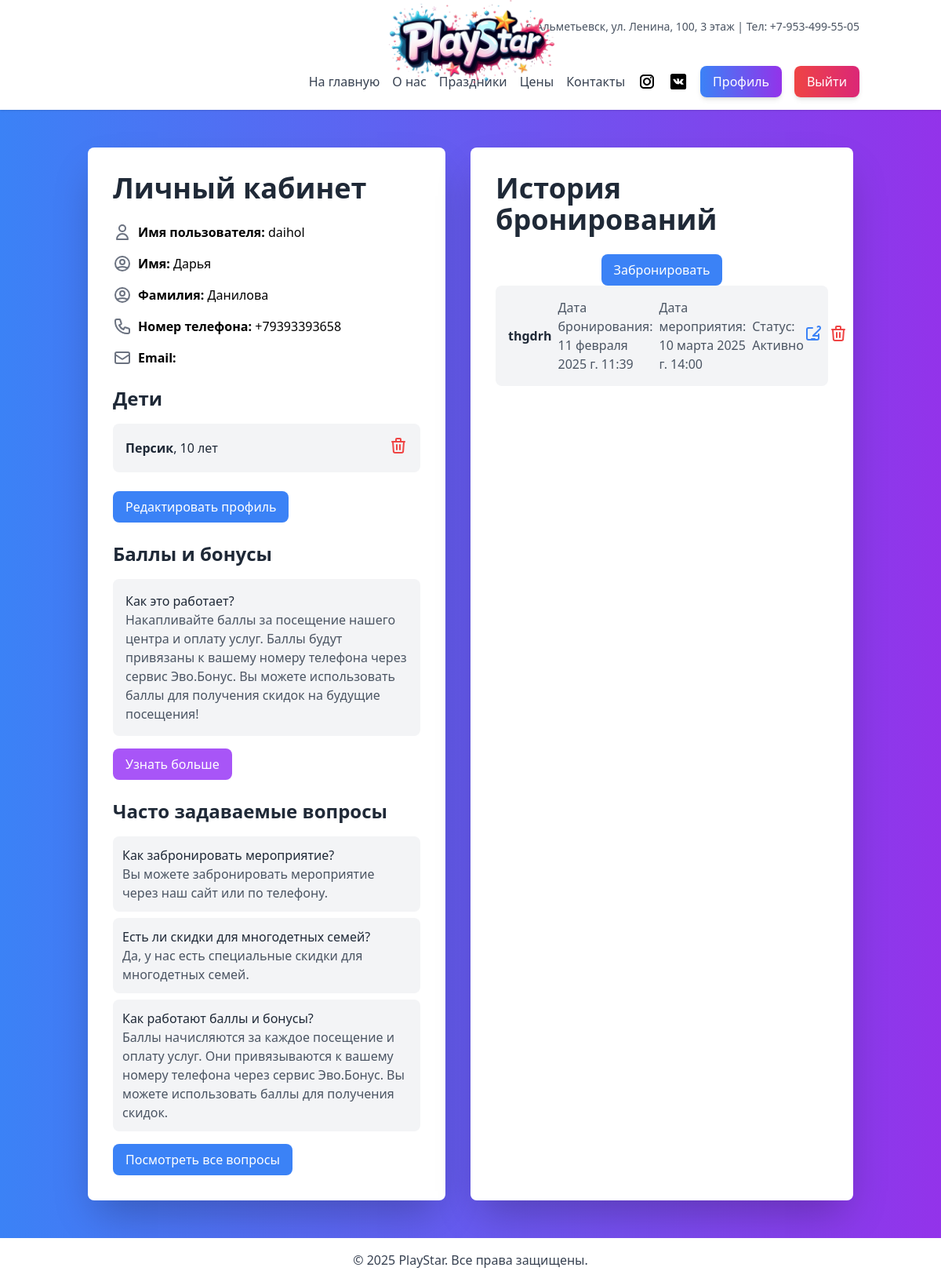
Before: /accounts/profile/ (signed in) with the older database file.
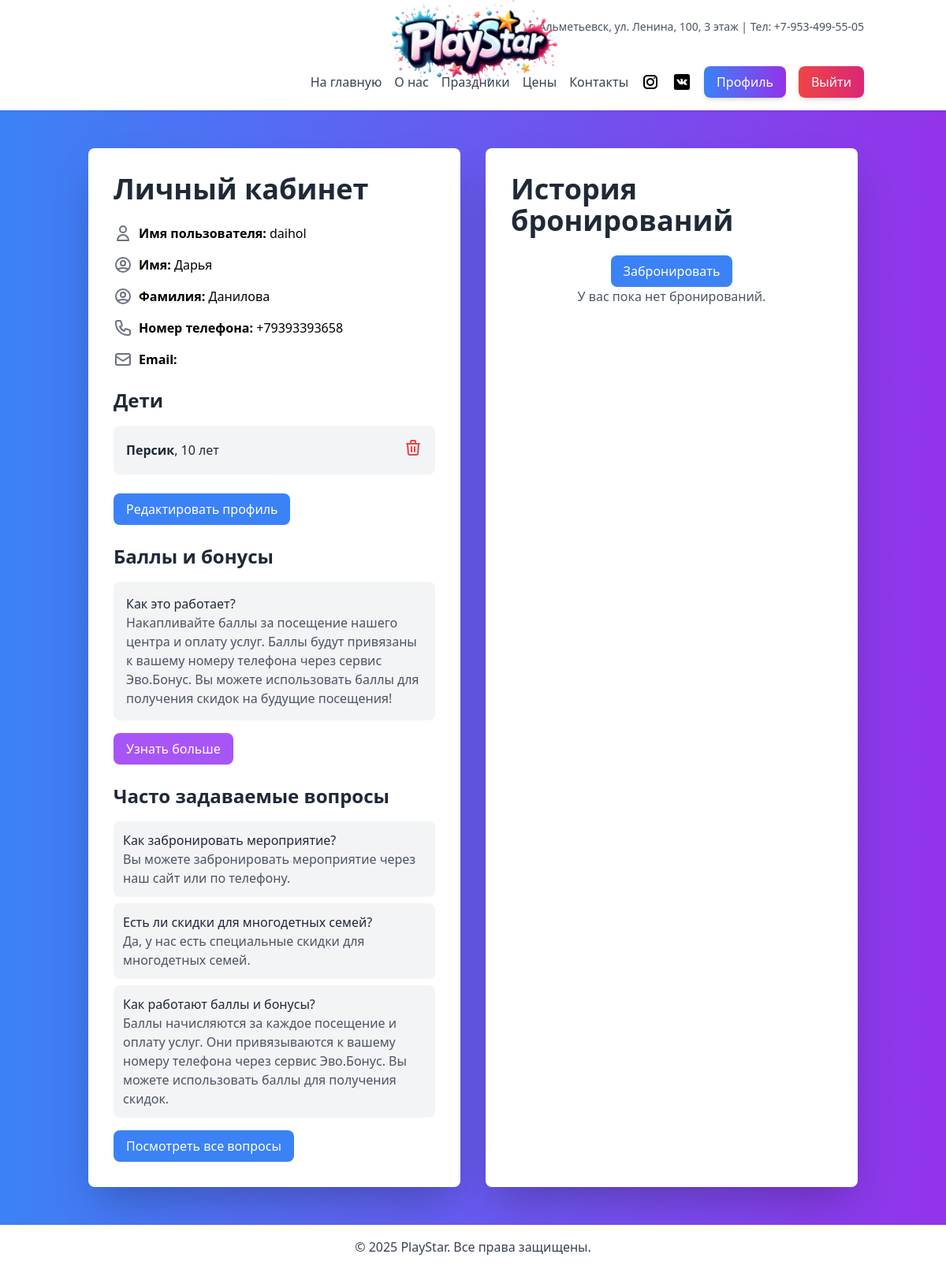
After: the same page with the newer database file.
### main/models.py (models this page shows, shortened)
class Child(models.Model):
    profile = models.ForeignKey(Profile, on_delete=models.CASCADE, related_name='children')
    name = models.CharField(max_length=100, verbose_name="Имя ребенка")
    age = models.PositiveIntegerField(verbose_name="Возраст ребенка")
    birthdate = models.DateField(verbose_name="Дата рождения", blank=True, null=True)  # Добавлено поле birthdate
    gender = models.CharField(max_length=10, choices=[('M', 'Male'), ('F', 'Female')], verbose_name="Пол", blank=True, null=True)  # Добавлено поле gender

### bookings/models.py (models this page shows, shortened)
class Booking(models.Model):
    user = models.ForeignKey(settings.AUTH_USER_MODEL, on_delete=models.CASCADE, related_name='bookings')
    event_name = models.CharField(max_length=255, verbose_name='Название мероприятия')
    booking_date = models.DateTimeField(auto_now_add=True, verbose_name='Дата бронирования')
    event_date = models.DateTimeField(verbose_name='Дата мероприятия')
    status = models.CharField(max_length=50, blank=True, null=True, default='Активно', verbose_name='Статус')
    children_count = models.PositiveIntegerField(default=1, blank=True, null=True, verbose_name='Количество детей')
    comment = models.TextField(max_length=255, blank=True, null=True, verbose_name='Комментарий')
    edited_by = models.CharField(max_length=50, blank=True, null=True, verbose_name='Отредактировано')  # Новое поле
    class Meta:
        verbose_name = 'Бронирование'
        verbose_name_plural = 'Бронирования'

### accounts/views.py (the view)
# urls.py: path('profile/', profile, name='profile'),
@login_required
def profile(request):
    user = request.user
    if not hasattr(user, 'profile'):
        Profile.objects.create(user=user)
    bookings = Booking.objects.filter(user=user).order_by('-booking_date')[:5]
    if request.method == 'POST' and 'create_booking' in request.POST:
        booking_form = BookingForm(request.POST)
        if booking_form.is_valid():
            booking = booking_form.save(commit=False)
            booking.user = user  # Привязываем бронирование к текущему пользователю
            booking.save()
            messages.success(request, 'Бронирование успешно создано.')
            return redirect('profile')
        else:
            messages.error(request, 'Ошибка при создании бронирования.')
    else:
        booking_form = BookingForm()
    context = {
        'user': user,
        'bookings': bookings,
        'booking_form': booking_form,  # Передаем форму для создания бронирования
    }
    return render(request, 'accounts/profile.html', context)

### main/templatetags/group_check.py (called while the page is built)
@register.filter(name='has_group')
def has_group(user, group_name):
    if hasattr(user, 'groups'):
        return user.groups.filter(name=group_name).exists()
    return False

### accounts/templates/accounts/profile.html (shortened to what the changed rows need)
{% extends 'base.html' %}
{% load group_check %}
{% block content %}
<div class="flex space-x-8 max-w-6xl mx-auto">
    <div class="w-1/2 bg-white p-8 rounded-lg shadow-2xl">
        <h2 class="text-4xl font-bold text-gray-800 mb-6">Личный кабинет</h2>
        <div class="mt-6">
            {% if user.profile.children.all %}
                <ul class="space-y-4">
                    {% for child in user.profile.children.all %}
                        <li class="flex justify-between items-center bg-gray-100 p-4 rounded-lg">
                            <div>
                                <p class="text-gray-800"><strong>{{ child.name }}</strong>, {{ child.age }} лет</p>
                            </div>
                            <form action="{% url 'delete_child' child.id %}" method="post" class="inline">
                                <button type="submit" class="text-red-500 hover:text-red-700">
                                    <svg xmlns="http://www.w3.org/2000/svg" class="h-6 w-6" fill="none" viewBox="0 0 24 24" stroke="currentColor">
                                        <path stroke-linecap="round" stroke-linejoin="round" stroke-width="2" d="M19 7l-.867 12.142A2 2 0 0116.138 21H7.862a2 2 0 01-1.995-1.858L5 7m5 4v6m4-6v6m1-10V4a1 1 0 00-1-1h-4a1 1 0 00-1 1v3M4 7h16" />
                                    </svg>
                                </button>
                            </form>
                        </li>
                    {% endfor %}
                </ul>
            {% else %}
                <p class="text-gray-600">Дети не добавлены.</p>
            {% endif %}
        </div>
    </div>
    <div class="w-1/2 bg-white p-8 rounded-lg shadow-2xl">
        <h2 class="text-4xl font-bold text-gray-800 mb-6">История бронирований</h2>
<div class="flex justify-center w-full">
    <button onclick="openModal()" class="bg-blue-500 text-white py-2 px-4 rounded-lg hover:bg-blue-600 transition duration-300">
    </button>
</div>
        {% if bookings %}
            <ul class="space-y-4">
                {% for booking in bookings %}
                    <li class="bg-gray-100 p-4 rounded-lg flex items-center justify-between">
                        <div class="flex items-center space-x-2">
                            <p class="text-gray-800"><strong>{{ booking.event_name }}</strong></p>
                            <p class="text-gray-600">Дата бронирования: {{ booking.booking_date }}</p>
                            <p class="text-gray-600">Дата мероприятия: {{ booking.event_date }}</p>
                            <p class="text-gray-600">Статус: {{ booking.status }}</p>
                        </div>
                        <div class="flex space-x-2">
                            <a href="{% url 'edit_booking' booking.id %}" class="text-blue-500 hover:text-blue-700">
                                <svg xmlns="http://www.w3.org/2000/svg" class="h-6 w-6" fill="none" viewBox="0 0 24 24" stroke="currentColor">
                                    <path stroke-linecap="round" stroke-linejoin="round" stroke-width="2" d="M11 5H6a2 2 0 00-2 2v11a2 2 0 002 2h11a2 2 0 002-2v-5m-1.414-9.414a2 2 0 112.828 2.828L11.828 15H19m-9 4h4" />
                                </svg>
                            </a>
                            <form action="{% url 'delete_booking' booking.id %}" method="post" class="inline">
                                <button type="submit" class="text-red-500 hover:text-red-700">
                                    <svg xmlns="http://www.w3.org/2000/svg" class="h-6 w-6" fill="none" viewBox="0 0 24 24" stroke="currentColor">
                                        <path stroke-linecap="round" stroke-linejoin="round" stroke-width="2" d="M19 7l-.867 12.142A2 2 0 0116.138 21H7.862a2 2 0 01-1.995-1.858L5 7m5 4v6m4-6v6m1-10V4a1 1 0 00-1-1h-4a1 1 0 00-1 1v3M4 7h16" />
                                    </svg>
                                </button>
                            </form>
                        </div>
                    </li>
                {% endfor %}
            </ul>
        {% else %}
            <p class="text-gray-600 text-center">У вас пока нет бронирований.</p>
        {% endif %}
    </div>
</div>
{% endblock %}

Changed rows visible on the page:
removed Booking: event_name "thgdrh", booking_date "11 февраля 2025 г. 11:39", event_date "10 марта 2025 г. 14:00", status "Активно"
Other visible differences:
text now shown: "У вас пока нет бронирований."
